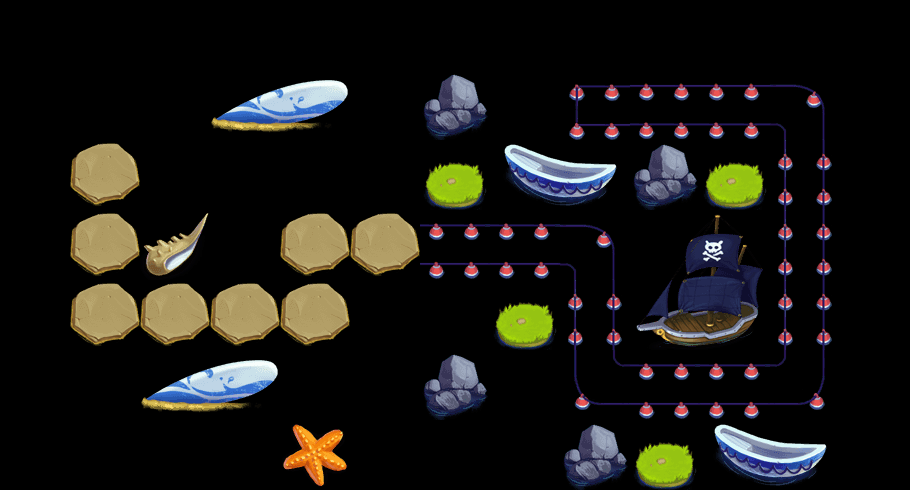

Below is a game level as drawn by its tile map, then a one-line description and the .tmx that defines it (tile-layer data replaced by summaries):
An orthogonal 13x7 tile map with 70x70 px tiles, 2 tile layers (content, things) and 57 objects (44x water, 4x waterTowerSeat, way1_0, way1_1, way1_2, ...).

<map version="1.0" orientation="orthogonal" width="13" height="7" tilewidth="70" tileheight="70">
 <tileset firstgid="1" name="theme1Tiles" tilewidth="70" tileheight="70" spacing="2" margin="2">
  <image source="theme4Tiles.png" width="512" height="512" />
  <tile id="3">
   <properties>
    <property name="thingIdx" value="309" />
   </properties>
  </tile>
  <tile id="5">
   <properties>
    <property name="thingIdx" value="310" />
   </properties>
  </tile>
  <tile id="7">
   <properties>
    <property name="thingIdx" value="405" />
   </properties>
  </tile>
  <tile id="9">
   <properties>
    <property name="thingIdx" value="201" />
   </properties>
  </tile>
  <tile id="10">
   <properties>
    <property name="thingIdx" value="308" />
   </properties>
  </tile>
  <tile id="12">
   <properties>
    <property name="thingIdx" value="121" />
   </properties>
  </tile>
  <tile id="13">
   <properties>
    <property name="thingIdx" value="122" />
   </properties>
  </tile>
  <tile id="15">
   <properties>
    <property name="thingIdx" value="120" />
   </properties>
  </tile>
  <tile id="16">
   <properties>
    <property name="thingIdx" value="123" />
   </properties>
  </tile>
  <tile id="17">
   <properties>
    <property name="thingIdx" value="101" />
   </properties>
  </tile>
  <tile id="19">
   <properties>
    <property name="way" value="1" />
   </properties>
  </tile>
  <tile id="20">
   <properties>
    <property name="way" value="1" />
   </properties>
  </tile>
  <tile id="21">
   <properties>
    <property name="way" value="1" />
   </properties>
  </tile>
  <tile id="22">
   <properties>
    <property name="way" value="1" />
   </properties>
  </tile>
  <tile id="23">
   <properties>
    <property name="way" value="1" />
   </properties>
  </tile>
  <tile id="24">
   <properties>
    <property name="way" value="1" />
   </properties>
  </tile>
  <tile id="25">
   <properties>
    <property name="way" value="1" />
   </properties>
  </tile>
  <tile id="26">
   <properties>
    <property name="way" value="1" />
   </properties>
  </tile>
  <tile id="27">
   <properties>
    <property name="way" value="1" />
   </properties>
  </tile>
  <tile id="28">
   <properties>
    <property name="way" value="1" />
   </properties>
  </tile>
  <tile id="29">
   <properties>
    <property name="way" value="1" />
   </properties>
  </tile>
  <tile id="30">
   <properties>
    <property name="way" value="1" />
   </properties>
  </tile>
  <tile id="31">
   <properties>
    <property name="way" value="1" />
   </properties>
  </tile>
  <tile id="32">
   <properties>
    <property name="way" value="1" />
   </properties>
  </tile>
  <tile id="33">
   <properties>
    <property name="way" value="1" />
   </properties>
  </tile>
  <tile id="34">
   <properties>
    <property name="way" value="1" />
   </properties>
  </tile>
  <tile id="35">
   <properties>
    <property name="way" value="1" />
   </properties>
  </tile>
  <tile id="36">
   <properties>
    <property name="way" value="1" />
   </properties>
  </tile>
  <tile id="37">
   <properties>
    <property name="way" value="1" />
   </properties>
  </tile>
  <tile id="38">
   <properties>
    <property name="way" value="1" />
   </properties>
  </tile>
  <tile id="39">
   <properties>
    <property name="way" value="1" />
   </properties>
  </tile>
  <tile id="40">
   <properties>
    <property name="way" value="1" />
   </properties>
  </tile>
  <tile id="41">
   <properties>
    <property name="way" value="1" />
   </properties>
  </tile>
  <tile id="42">
   <properties>
    <property name="way" value="1" />
   </properties>
  </tile>
  <tile id="43">
   <properties>
    <property name="way" value="1" />
   </properties>
  </tile>
  <tile id="44">
   <properties>
    <property name="way" value="1" />
   </properties>
  </tile>
  <tile id="45">
   <properties>
    <property name="way" value="1" />
   </properties>
  </tile>
  <tile id="46">
   <properties>
    <property name="way" value="1" />
   </properties>
  </tile>
  <tile id="47">
   <properties>
    <property name="way" value="1" />
   </properties>
  </tile>
 </tileset>
 <layer name="content" width="13" height="7">
  <data>[91 cells, 23 non-empty, 8 distinct tile ids]</data>
 </layer>
 <layer name="things" width="13" height="7">
  <data>[91 cells, 22 non-empty, 12 distinct tile ids]</data>
 </layer>
 <objectgroup name="objs" width="13" height="7">
  <object name="water" x="378" y="29" width="24" height="22" />
  <object name="water" x="373" y="311" width="24" height="22" />
  <object name="water" x="373" y="156" width="24" height="22" />
  <object name="water" x="374" y="107" width="24" height="22" />
  <object name="water" x="375" y="377" width="24" height="22" />
  <object name="water" x="373" y="448" width="24" height="22" />
  <object name="water" x="443" y="447" width="24" height="22" />
  <object name="water" x="443" y="387" width="24" height="22" />
  <object name="water" x="446" y="311" width="24" height="22" />
  <object name="water" x="448" y="99" width="24" height="22" />
  <object name="water" x="451" y="27" width="24" height="22" />
  <object name="water" x="515" y="28" width="24" height="22" />
  <object name="water" x="585" y="29" width="24" height="22" />
  <object name="water" x="650" y="33" width="24" height="22" />
  <object name="water" x="737" y="39" width="24" height="22" />
  <object name="water" x="782" y="34" width="24" height="22" />
  <object name="water" x="517" y="100" width="24" height="22" />
  <object name="water" x="510" y="381" width="24" height="22" />
  <object name="water" x="503" y="442" width="24" height="22" />
  <object name="water" x="581" y="452" width="24" height="22" />
  <object name="water" x="727" y="450" width="24" height="22" />
  <object name="water" x="783" y="449" width="24" height="22" />
  <object name="water" x="652" y="314" width="24" height="22" />
  <object name="water" x="721" y="312" width="24" height="22" />
  <object name="water" x="719" y="236" width="24" height="22" />
  <object name="water" x="658" y="236" width="24" height="22" />
  <object name="water" x="658" y="166" width="24" height="22" />
  <object name="water" x="570" y="167" width="24" height="22" />
  <object name="water" x="513" y="163" width="24" height="22" />
  <object name="waterTowerSeat" x="723" y="174" width="27" height="23" />
  <object name="waterTowerSeat" x="514" y="314" width="27" height="23" />
  <object name="waterTowerSeat" x="442" y="175" width="27" height="23" />
  <object name="waterTowerSeat" x="652" y="449" width="27" height="23" />
  <object name="water" x="589" y="97" width="24" height="22" />
  <object name="water" x="644" y="100" width="24" height="22" />
  <object name="water" x="719" y="106" width="24" height="22" />
  <object name="water" x="791" y="103" width="24" height="22" />
  <object name="water" x="793" y="164" width="24" height="22" />
  <object name="water" x="796" y="240" width="24" height="22" />
  <object name="water" x="793" y="312" width="24" height="22" />
  <object name="water" x="787" y="374" width="24" height="22" />
  <object name="water" x="726" y="372" width="24" height="22" />
  <object name="water" x="654" y="371" width="24" height="22" />
  <object name="water" x="596" y="370" width="24" height="22" />
  <object name="water" x="580" y="313" width="24" height="22" />
  <object name="water" x="577" y="244" width="24" height="22" />
  <object name="water" x="507" y="230" width="24" height="22" />
  <object name="water" x="452" y="235" width="24" height="22" />
  <object name="way1_0" x="582" y="93" width="21" height="24" />
  <object name="way1_1" x="774" y="94" width="21" height="24" />
  <object name="way1_2" x="780" y="365" width="21" height="24" />
  <object name="way1_3" x="585" y="366" width="21" height="24" />
  </objectgroup>
</map>
<!-- 5 of 57 objects omitted -->
